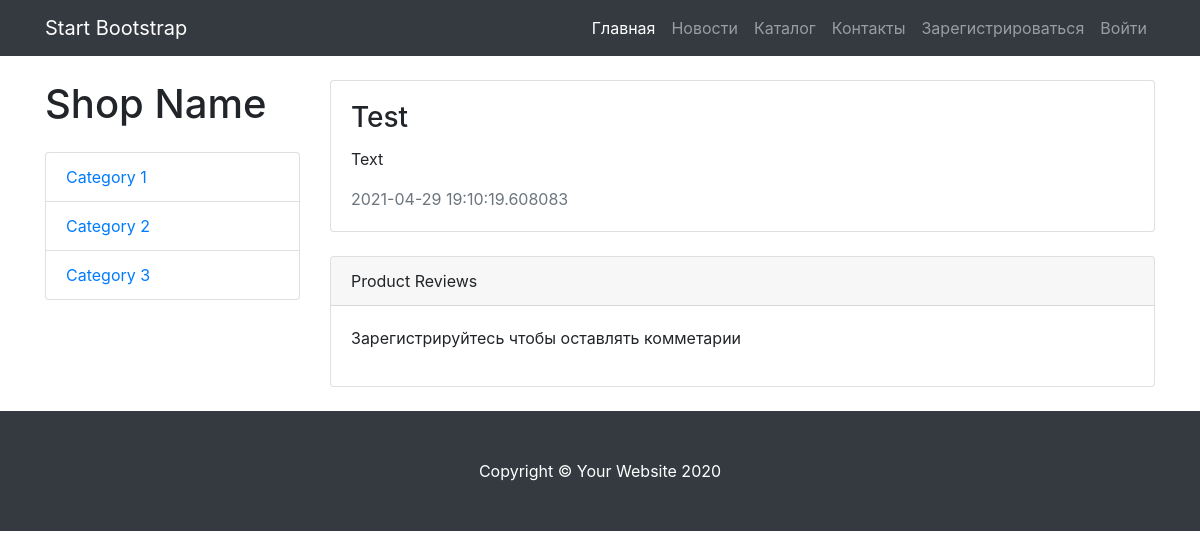
Screenshot of /news/1 with the database file from the repository.
### data/news.py (models this page shows, shortened)
class News(SqlAlchemyBase, SerializerMixin):
    __tablename__ = 'news'
    id = sqlalchemy.Column(sqlalchemy.Integer,
                           primary_key=True, autoincrement=True)
    title = sqlalchemy.Column(sqlalchemy.String, nullable=True)
    content = sqlalchemy.Column(sqlalchemy.String, nullable=True)
    image = sqlalchemy.Column(sqlalchemy.String, nullable=True)
    created_date = sqlalchemy.Column(sqlalchemy.DateTime,
                                     default=datetime.datetime.now)
    likes = sqlalchemy.Column(sqlalchemy.Integer)
    is_private = sqlalchemy.Column(sqlalchemy.Boolean, default=True)
    user_id = sqlalchemy.Column(sqlalchemy.Integer,
                                sqlalchemy.ForeignKey("users.id"))
    news_img = sqlalchemy.Column(sqlalchemy.String, nullable=True)
    user = orm.relation('User')

### main.py (the view)
@app.route("/news/<int:id>", methods=['GET', 'POST'])
def news_item(id):
    db_sess = db_session.create_session()
    if current_user.is_authenticated:
        form = CommentForm()
        if form.validate_on_submit():
            comm = Comments()
            comm.connected_to_id = id
            comm.table_name = News.__tablename__
            comm.author_id = current_user.id
            comm.text = form.text.data
            db_sess.add(comm)
            db_sess.commit()
    else:
        form = None
    data = db_sess.query(News).get(id)
    comments = db_sess.query(Comments).filter(Comments.connected_to_id == id,
                                              Comments.table_name == News.__tablename__)
    return render_template("news_item.html", news=data, title=data.title, comments=comments, form=form)

### data/db_session.py (called while the page is built)
def create_session() -> Session:
    global __factory
    return __factory()

### templates/news_item.html (shortened to what this page needs)
{% extends "base.html" %}
{% block content %}
<div class="row">
      <div class="col-lg-3">
        <h1 class="my-4">Shop Name</h1>
        <div class="list-group">
          <a href="#" class="list-group-item">Category 1</a>
          <a href="#" class="list-group-item">Category 2</a>
          <a href="#" class="list-group-item">Category 3</a>
        </div>
      </div>
      <div class="col-lg-9">
         <div class="card mt-4">
          <div class="card-body">
            <h3 class="card-title">{{news.title}}</h3>
            <p class="card-text">{{news.content}}</p>
            <span class="text-muted">{{news.created_date}}</span>
          </div>
        </div>
        <div class="card card-outline-secondary my-4">
          <div class="card-header">
            Product Reviews
          </div>
          <div class="card-body">
              {% if form %}
                    <form action="" method="post">
                    {{ form.hidden_tag() }}
                    <p>
                    {{form.text.label}}
                    {{form.text(class="form-control", type="input")}}
                    </p>
                    {{ form.submit(type="submit", class="btn btn-primary") }}
                    </form>
              {%else %}
              <p>Зарегистрируйтесь чтобы оставлять комметарии</p>
              {% endif %}
          </div>
        </div>
      </div>
</div>
{% endblock %}

### static/css/shop-homepage.css (style rules this page uses)
body { padding-top: 56px; }

### rows the page displays
News: title "Test", content "Text", created_date "2021-04-29 19:10:19.608083"
